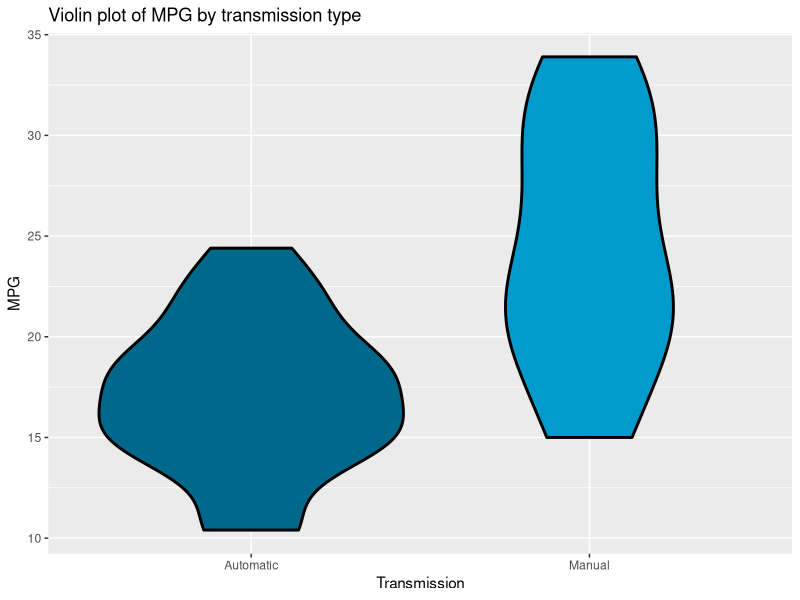
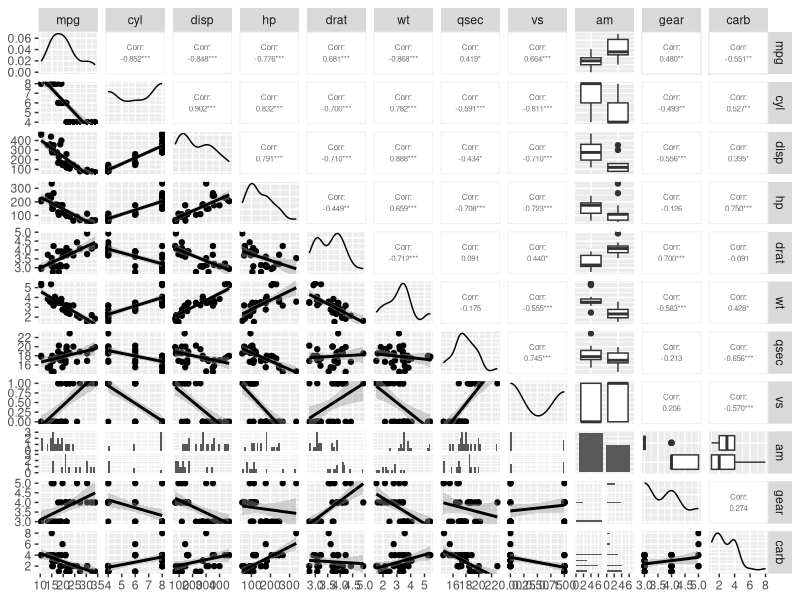
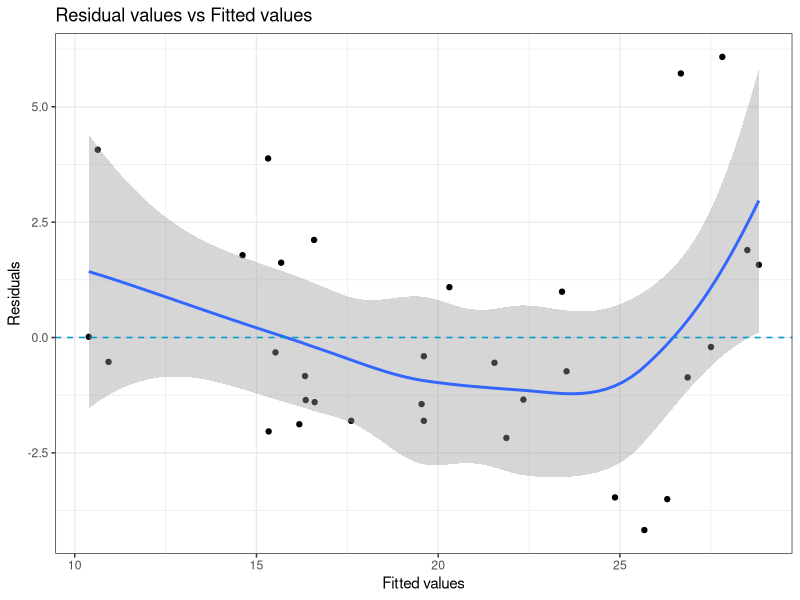

Write R code to recreate these figures, in order.
## ---- chunk 1
## Load the data mtars data
data(mtcars)
head(mtcars)
summary(mtcars$mpg)

## Add variable am as a factor
mtcars$am <- factor(mtcars$am)

## ---- chunk 2
## Plot the data in a violin pplot
library(stats)
library(ggplot2) 
p1 <- ggplot(mtcars, aes(y=mpg, x=factor(am, labels = c("Automatic", "Manual")), fill=am))
p1 <- p1 + geom_violin(colour="black", size=1)
p1 <- p1 + scale_fill_manual(values=c("deepskyblue4", "deepskyblue3"))
p1 <- p1 + ggtitle("Violin plot of MPG by transmission type")
p1 <- p1 + xlab("Transmission") 
p1 <- p1 + ylab("MPG")
p1 <- p1 + theme(legend.position="none")
## ---- chunk 3
## Plot the data in a violin pplot
mpg_auto <- mtcars[mtcars$am == 0, ]$mpg
mpg_manual <- mtcars[mtcars$am == 1, ]$mpg
c(mean(mpg_auto),mean(mpg_manual))
## ---- chunk 4
## Perform T-Test
t.test(mpg_auto, mpg_manual) 
## ---- chunk 5
## Create linear regressiom model
fit1 <- lm(mpg ~ ., data=mtcars)
summary(fit1)$coef
## ---- chunk 6
## Create a correlation graph
if(!require(GGally)){
    install.packages("GGally")
    library(GGally)
}

p2 <- ggpairs(mtcars, 
        upper = list(continuous = wrap(ggally_cor, size = 2)), 
        lower = list(continuous = 'smooth', size=2)) 

## ---- chunk 7
fit1 <- lm(mpg ~ am, data = mtcars)
fit2 <- lm(mpg ~ am+wt, data = mtcars)
fit3 <- lm(mpg ~ am+wt+cyl, data = mtcars)
fit4 <- lm(mpg ~ am+wt+cyl+disp, data = mtcars)
fit5 <- lm(mpg ~ am+wt+cyl+disp+hp, data = mtcars)
fit6 <- lm(mpg ~ am+wt+cyl+disp+hp+drat, data = mtcars)
fit7 <- lm(mpg ~ am+wt+cyl+disp+hp+drat+vs, data = mtcars)
anova(fit1, fit2, fit3, fit4, fit5, fit6, fit7)

## ---- chunk 8
## View a summary of the coefficients 
summary(fit3)$coef
## ---- chunk 9
library( knitr)
kable(summary(fit3)$coef, digits=2)
## ---- chunk 10
## Plot the residuals
p3 <- ggplot(fit3, aes(.fitted, .resid))+geom_point()
p3 <- p3 + stat_smooth(method="loess")
p3 <- p3 + geom_hline(yintercept=0, col="deepskyblue3", linetype="dashed")
p3 <- p3 + xlab("Fitted values")+ylab("Residuals")
p3 <- p3 + ggtitle("Residual values vs Fitted values")+theme_bw()


shapiro.test(fit3$residuals)

## ---- chunk 11
## Test normality of the residuals
shapiro.test(fit3$residuals)

## ---- chunk 12
## Plot the data in a violin pplot
library(stats)
library(ggplot2) 
p1 <- ggplot(mtcars, aes(y=mpg, x=factor(am, labels = c("Automatic", "Manual")), fill=am))
p1 <- p1 + geom_violin(colour="black", size=1)
p1 <- p1 + scale_fill_manual(values=c("deepskyblue4", "deepskyblue3"))
p1 <- p1 + ggtitle("Violin plot of MPG by transmission type")
p1 <- p1 + xlab("Transmission") 
p1 <- p1 + ylab("MPG")
p1 <- p1 + theme(legend.position="none")
p1
## ---- chunk 13
## Create a correlation graph
if(!require(GGally)){
    install.packages("GGally")
    library(GGally)
}
data(mtcars)
p2 <- ggpairs(mtcars, 
        upper = list(continuous = wrap(ggally_cor, size = 2)), 
        lower = list(continuous = 'smooth', size=2)) 
p2
## ---- chunk 14
## Plot the residuals
p3 <- ggplot(fit3, aes(.fitted, .resid))+geom_point()
p3 <- p3 + stat_smooth(method="loess")
p3 <- p3 + geom_hline(yintercept=0, col="deepskyblue3", linetype="dashed")
p3 <- p3 + xlab("Fitted values")+ylab("Residuals")
p3 <- p3 + ggtitle("Residual values vs Fitted values")+theme_bw()
p3

